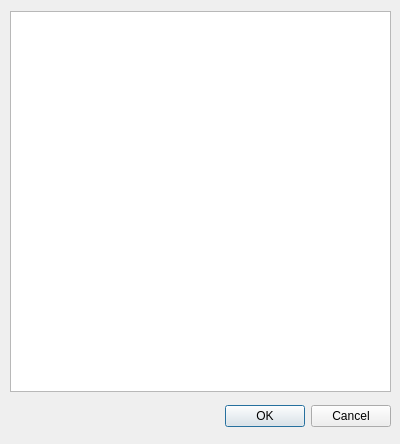
<?xml version="1.0" encoding="UTF-8"?>
<ui version="4.0">
 <class>dataSourceBrowser</class>
 <widget class="QDialog" name="dataSourceBrowser">
  <property name="geometry">
   <rect>
    <x>0</x>
    <y>0</y>
    <width>400</width>
    <height>444</height>
   </rect>
  </property>
  <property name="windowTitle">
   <string>Dialog</string>
  </property>
  <widget class="QDialogButtonBox" name="buttonBox">
   <property name="geometry">
    <rect>
     <x>50</x>
     <y>400</y>
     <width>341</width>
     <height>32</height>
    </rect>
   </property>
   <property name="orientation">
    <enum>Qt::Horizontal</enum>
   </property>
   <property name="standardButtons">
    <set>QDialogButtonBox::Cancel|QDialogButtonBox::Ok</set>
   </property>
  </widget>
  <widget class="QTreeView" name="dataSourceTree">
   <property name="geometry">
    <rect>
     <x>10</x>
     <y>11</y>
     <width>381</width>
     <height>381</height>
    </rect>
   </property>
  </widget>
 </widget>
 <resources/>
 <connections>
  <connection>
   <sender>buttonBox</sender>
   <signal>rejected()</signal>
   <receiver>dataSourceBrowser</receiver>
   <slot>reject()</slot>
   <hints>
    <hint type="sourcelabel">
     <x>316</x>
     <y>260</y>
    </hint>
    <hint type="destinationlabel">
     <x>286</x>
     <y>274</y>
    </hint>
   </hints>
  </connection>
  <connection>
   <sender>buttonBox</sender>
   <signal>accepted()</signal>
   <receiver>dataSourceBrowser</receiver>
   <slot>accept()</slot>
   <hints>
    <hint type="sourcelabel">
     <x>248</x>
     <y>254</y>
    </hint>
    <hint type="destinationlabel">
     <x>157</x>
     <y>274</y>
    </hint>
   </hints>
  </connection>
 </connections>
</ui>
